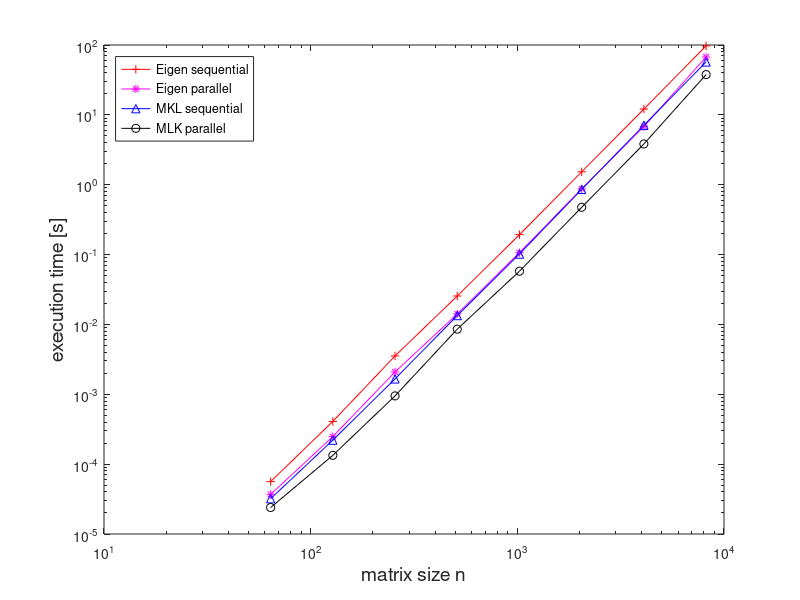
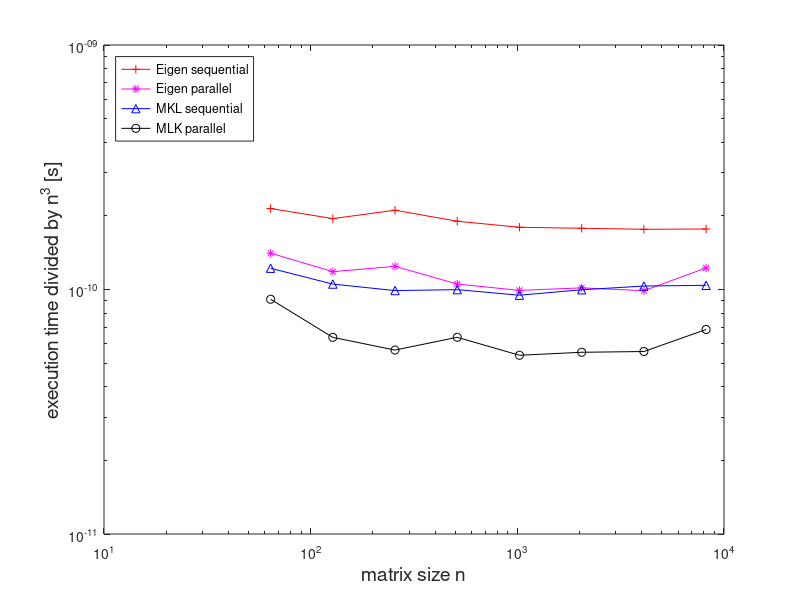

Write MATLAB code to recreate these figures, in order.
delimiterIn = ' ';
headerlinesIn = 0;
times = importdata('eigen_sequential.dat', delimiterIn, headerlinesIn);
tmp1 = importdata('eigen_parallel.dat', delimiterIn, headerlinesIn);
tmp2 = importdata('mkl_sequential.dat', delimiterIn, headerlinesIn);
tmp3 = importdata('mkl_parallel.dat', delimiterIn, headerlinesIn);
times = [times, tmp1(:,2), tmp2(:,2), tmp3(:,2)];


figure('name','mmeigenmkl_1');
loglog(times(:,1),times(:,2),'r-+',times(:,1),times(:,3),'m-*',...
        times(:,1),times(:,4),'b-^', times(:,1),times(:,5),'k-o' );
xlabel('matrix size n','fontsize',14);
ylabel('execution time [s]','fontsize',14);
legend('Eigen sequential', 'Eigen parallel', 'MKL sequential','MLK parallel','location','northwest');

print -depsc2 './mmeigenmkl_1.eps';


figure('name','mmeigenmkl_2');
loglog(times(:,1),times(:,2)./times(:,1).^3,'r-+',times(:,1),times(:,3)./times(:,1).^3,'m-*',...
        times(:,1),times(:,4)./times(:,1).^3,'b-^', times(:,1),times(:,5)./times(:,1).^3,'k-o' );
xlabel('matrix size n','fontsize',14);
ylabel('execution time divided by n^3 [s]','fontsize',14);
legend('Eigen sequential', 'Eigen parallel', 'MKL sequential','MLK parallel','location','northwest');

print -depsc2 './mmeigenmkl_2.eps';
